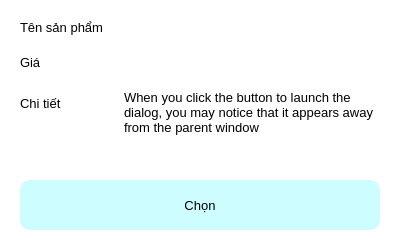
<?xml version="1.0" encoding="UTF-8"?>
<ui version="4.0">
 <class>product_card</class>
 <widget class="QFrame" name="product_card">
  <property name="geometry">
   <rect>
    <x>0</x>
    <y>0</y>
    <width>400</width>
    <height>250</height>
   </rect>
  </property>
  <property name="minimumSize">
   <size>
    <width>150</width>
    <height>100</height>
   </size>
  </property>
  <property name="maximumSize">
   <size>
    <width>400</width>
    <height>250</height>
   </size>
  </property>
  <property name="windowTitle">
   <string>Frame</string>
  </property>
  <property name="styleSheet">
   <string notr="true">background-color: rgb(255, 255, 255);
border-radius: 20px;
border-color: rgb(255, 0, 0);</string>
  </property>
  <layout class="QVBoxLayout" name="verticalLayout" stretch="1">
   <item>
    <widget class="QFrame" name="frame">
     <property name="minimumSize">
      <size>
       <width>0</width>
       <height>50</height>
      </size>
     </property>
     <property name="styleSheet">
      <string notr="true">background-color: rgb(255, 255, 255);</string>
     </property>
     <property name="frameShape">
      <enum>QFrame::StyledPanel</enum>
     </property>
     <property name="frameShadow">
      <enum>QFrame::Raised</enum>
     </property>
     <layout class="QVBoxLayout" name="verticalLayout_2">
      <item>
       <layout class="QFormLayout" name="formLayout">
        <property name="sizeConstraint">
         <enum>QLayout::SetMaximumSize</enum>
        </property>
        <property name="fieldGrowthPolicy">
         <enum>QFormLayout::AllNonFixedFieldsGrow</enum>
        </property>
        <property name="horizontalSpacing">
         <number>20</number>
        </property>
        <property name="verticalSpacing">
         <number>20</number>
        </property>
        <item row="0" column="0">
         <widget class="QLabel" name="name_label">
          <property name="font">
           <font>
            <family>Arial</family>
            <pointsize>10</pointsize>
           </font>
          </property>
          <property name="text">
           <string>Tên sản phẩm</string>
          </property>
         </widget>
        </item>
        <item row="0" column="1">
         <widget class="QLabel" name="name_content">
          <property name="font">
           <font>
            <family>Arial</family>
            <pointsize>10</pointsize>
           </font>
          </property>
          <property name="text">
           <string/>
          </property>
         </widget>
        </item>
        <item row="1" column="0">
         <widget class="QLabel" name="price_label">
          <property name="font">
           <font>
            <family>Arial</family>
            <pointsize>10</pointsize>
           </font>
          </property>
          <property name="text">
           <string>Giá</string>
          </property>
         </widget>
        </item>
        <item row="1" column="1">
         <widget class="QLabel" name="price_content">
          <property name="font">
           <font>
            <family>Arial</family>
            <pointsize>10</pointsize>
           </font>
          </property>
          <property name="text">
           <string/>
          </property>
         </widget>
        </item>
        <item row="2" column="0">
         <widget class="QLabel" name="descript_label">
          <property name="font">
           <font>
            <family>Arial</family>
            <pointsize>10</pointsize>
           </font>
          </property>
          <property name="text">
           <string>Chi tiết</string>
          </property>
         </widget>
        </item>
        <item row="2" column="1">
         <widget class="QLabel" name="descript_content">
          <property name="font">
           <font>
            <family>Arial</family>
            <pointsize>10</pointsize>
           </font>
          </property>
          <property name="text">
           <string>When you click the button to launch the dialog, you may notice that it appears away from the parent window </string>
          </property>
          <property name="wordWrap">
           <bool>true</bool>
          </property>
         </widget>
        </item>
       </layout>
      </item>
      <item>
       <widget class="QPushButton" name="pushButton">
        <property name="minimumSize">
         <size>
          <width>0</width>
          <height>50</height>
         </size>
        </property>
        <property name="font">
         <font>
          <pointsize>10</pointsize>
         </font>
        </property>
        <property name="styleSheet">
         <string notr="true">background-color: rgb(205, 253, 255);
border-radius: 10px;</string>
        </property>
        <property name="text">
         <string>Chọn</string>
        </property>
       </widget>
      </item>
     </layout>
    </widget>
   </item>
  </layout>
 </widget>
 <resources/>
 <connections/>
</ui>
